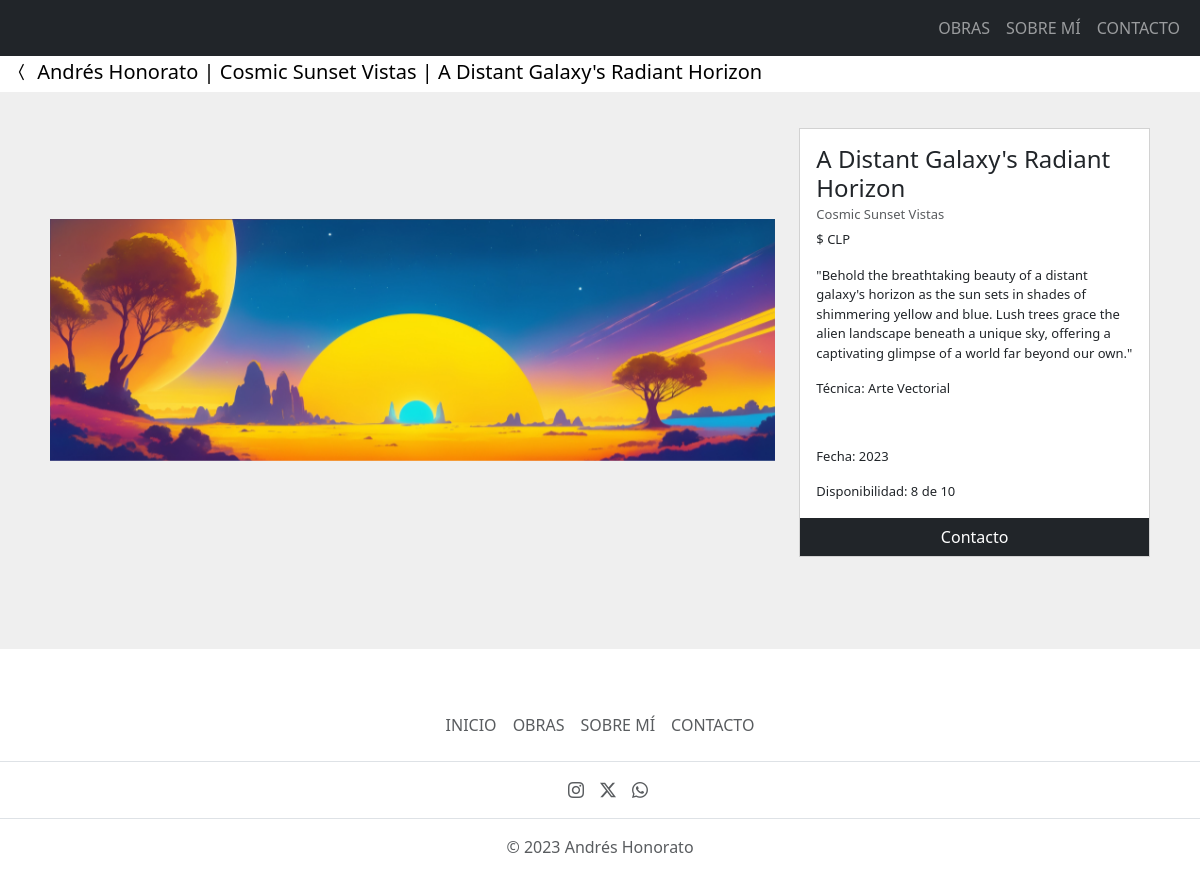
The page /cuadro/12/ on the database as committed earlier.
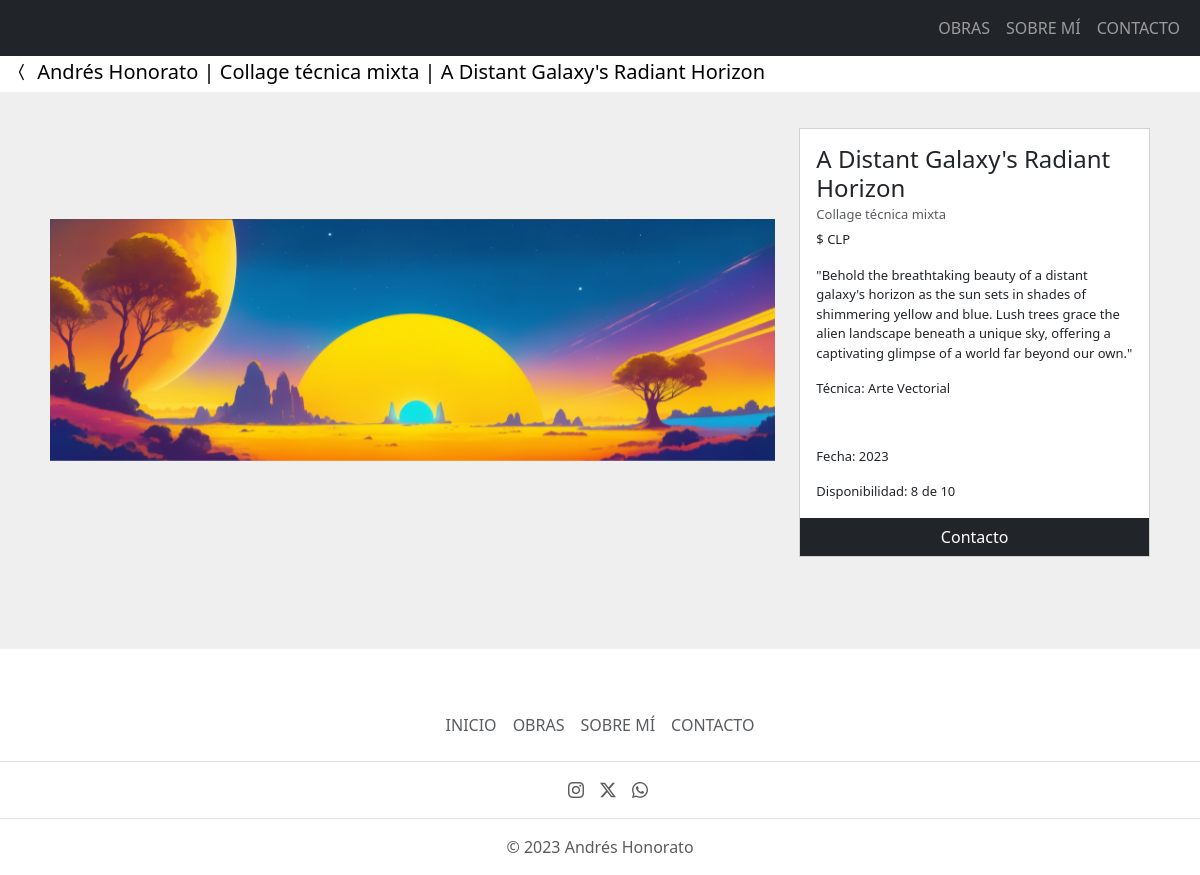
The same page on the database as committed later.
### home/models.py (models this page shows, shortened)
class Cuadro(models.Model):
    nombre = models.CharField(max_length=200)
    autor = models.CharField(default="Andrés Honorato", max_length=200)
    coleccion = models.ForeignKey(
        Coleccion, on_delete=models.CASCADE, related_name='coleccionX', blank=True, null=True)
    tecnica = models.ForeignKey(
        Tecnica, on_delete=models.CASCADE, related_name='tecnicaX', blank=True, null=True)
    descripcion = models.TextField(blank=True)
    fecha = models.DateField()
    colores = models.CharField(max_length=200, blank=True)
    cantidad_inicial = models.PositiveIntegerField(blank=True, null=True)
    cantidad_vendida = models.PositiveIntegerField(blank=True, null=True)
    marco_sin = models.CharField(max_length=100, blank=True)
    marco_con = models.CharField(max_length=100, blank=True)
    precio_sin = models.PositiveIntegerField(blank=True, null=True)
    precio_con = models.PositiveIntegerField(blank=True, null=True)
    descuento = models.PositiveIntegerField(blank=True, null=True)
    envio1 = models.PositiveIntegerField(blank=True, null=True)
    envio2 = models.PositiveIntegerField(blank=True, null=True)
    imagen1 = models.ImageField(upload_to='cuadros', validators=[
                                FileExtensionValidator(['png', 'jpg', 'jpeg'])])
    imagen2 = models.ImageField(upload_to='cuadros', validators=[
                                FileExtensionValidator(['png', 'jpg', 'jpeg'])], blank=True)
    imagen3 = models.ImageField(upload_to='cuadros', validators=[
                                FileExtensionValidator(['png', 'jpg', 'jpeg'])], blank=True)
    imagen4 = models.ImageField(upload_to='cuadros', validators=[
                                FileExtensionValidator(['png', 'jpg', 'jpeg'])], blank=True)
    creado = models.DateTimeField(auto_now_add=True)
    actulizado = models.DateTimeField(auto_now=True)
    def cuadros_disponibles(self):
        if self.cantidad_inicial:
            cuadros_disponibles = self.cantidad_inicial - self.cantidad_vendida
            return cuadros_disponibles

class Coleccion(models.Model):
    nombre = models.CharField(max_length=200)
    descripcion = models.TextField(blank=True)
    fecha = models.DateField()
    creado = models.DateTimeField(auto_now_add=True)
    actulizado = models.DateTimeField(auto_now=True)
    def __str__(self):
        return f"{self.nombre}"

class Tecnica(models.Model):
    nombre = models.CharField(max_length=200)
    descripcion = models.TextField(blank=True)
    fecha = models.DateField()
    creado = models.DateTimeField(auto_now_add=True)
    actulizado = models.DateTimeField(auto_now=True)
    def __str__(self):
        return f"{self.nombre}"

### home/views.py (the view)
# urls.py: path('cuadro/<id>/', cuadro_view, name='cuadro-view'),
def cuadro_view(request, id):
    cuadro = Cuadro.objects.get(id=id)
    cuadro_imagenes = []
    lista_prueba = [cuadro.imagen1, cuadro.imagen2,
                    cuadro.imagen3, cuadro.imagen4]
    for imagen in lista_prueba:
        if imagen:
            cuadro_imagenes.append(imagen)
    context = {
        'cuadro': cuadro,
        'cuadro_imagenes': cuadro_imagenes,
    }
    return render(request, 'home/cuadro.html', context)

### home/templates/home/cuadro.html (shortened to what this page needs)
{% extends 'base.html' %}
{% load static %}
{% block content %}
<nav class="navbar navbar-expand-lg bg-body pb-0 pt-1">
  <div class="container-fluid">
    <a class="navbar-brand" href="{{ request.META.HTTP_REFERER }}"><i class="bi bi-chevron-compact-left"></i>{{galeria}}
      Andrés Honorato | {{cuadro.coleccion}} | {{cuadro.nombre}}</a>
  </div>
</nav>
<div class="container mt-3 mb-5 posicionar2" id="cuadro.id">
  <div class="row">
    <div class="col-md-8 mb-1 d-flex justify-content-center align-items-center img-container">
      <div id="carousel-{{ cuadro.id }}" class="carousel slide">
        <div class="carousel-inner">
          {% if cuadro.imagen1 %}
          <div class="carousel-item active">
            <img src="{{ cuadro.imagen1.url }}" class="d-block w-100" alt="{{ cuadro.nombre }}">
          </div>
          {% endif %}
        </div>
      </div>
    </div>
    <div class="col-md-4 d-flex justify-content-center align-items-center" style="font-size: 13px;border-radius: 0;">
      <div class="card h-100" style="border-radius: 0;" id="{{cuadro.id}}">
        <div class="card-body">
          <h6 class="card-title mb-2" style="font-size: 24px;">{{ cuadro.nombre }}</h6>
          <a class="card-subtitle text-muted mb-2" href="{% url 'home:galerias-view' %}?galeria={{ cuadro.coleccion }}"
            style="text-decoration: none;">
            <h6 class="card-subtitle text-muted mb-2" style="font-size: 13px;">{{ cuadro.coleccion }}
            </h6>
          </a>
          <p class="card-text"> ${{ cuadro.precio_sin }} CLP</p>
          <p class="card-text">{{ cuadro.descripcion|linebreaks }}</p>
          <p class="card-text">Técnica: {{ cuadro.tecnica }}</p>
          <div class="row">
            <div class="col-12">
            </div>
          </div>
          <div class="row">
            <div class="col-12">
            </div>
          </div>
          <p class="card-text">Fecha: {{ cuadro.fecha|date:"Y"}}</p>
          {% if cuadro.cantidad_inicial%}
          <p class="card-text">Disponibilidad: {{cuadro.cuadros_disponibles}} de {{cuadro.cantidad_inicial}}</p>
          {% endif %}
        </div>
        <a href="{% url 'home:contacto-view' %}" class="btn btn-dark" style="border-radius: 0;">Contacto</a>
      </div>
    </div>
  </div>
</div>
<br>
<nav class="navbar navbar-expand-lg bg-body py-0">
  <div class="container-fluid">
    <a class="navbar-brand mx-auto">&nbsp</a>
  </div>
</nav>
{% endblock content %}

Rows that differ between the two databases and show on the page:
changed through a linked row, Cuadro "A Distant Galaxy's Radiant Horizon": coleccion "Cosmic Sunset Vistas" → "Collage técnica mixta"
